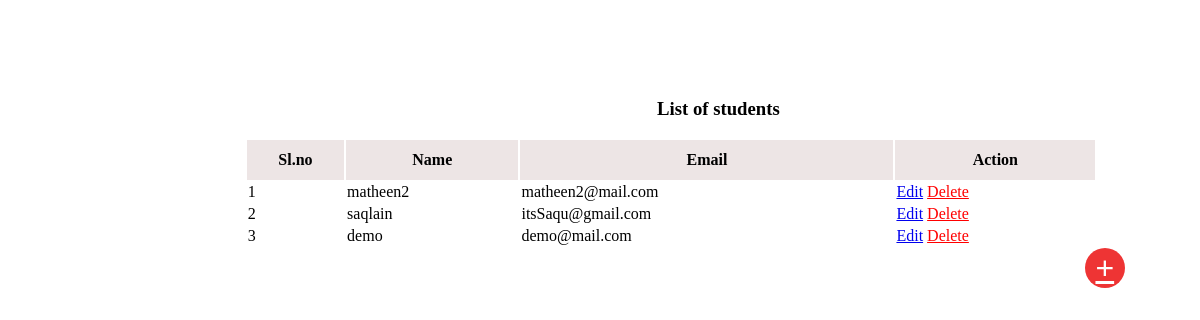
The page /admin/students.php (signed in) on the database as committed earlier.
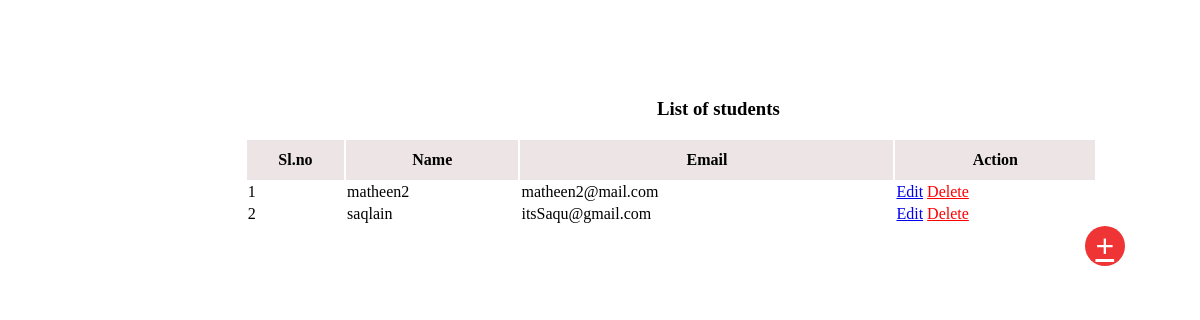
The same page on the database as committed later.
### tables this page shows
CREATE TABLE `student` (
  `stu_id` int(11) NOT NULL,
  `stu_name` varchar(255) NOT NULL,
  `stu_email` varchar(255) NOT NULL,
  `stu_pass` varchar(255) NOT NULL,
  `stu_img` text NOT NULL DEFAULT '../student/images/profileIMG/std1.jpg',
  `stu_occ` text NOT NULL DEFAULT 'Student'
);

### admin/students.php (the view, shortened to what this page needs)
<link rel="stylesheet" href="css/style2.css">
<?php
 if(isset($_SESSION['adminLogin'])){
    include_once("inc/db_con.php")
    ?>
    <div class="right">
        <h3>List of students</h3>
        <div class="course_table">
            <table>
                <tr>
                    <th>Sl.no</th>
                    <th>Name</th>
                    <th>Email</th>
                    <th>Action</th>
                </tr>
                <?php
                $i=1;
                $getCourse=$conn->prepare("SELECT * FROM student");
                $getCourse->setFetchMode(PDO::FETCH_ASSOC);
                $getCourse->execute();
                while($row=$getCourse->fetch()){
                    echo "
                    <tr>
                        <td>".$i++."</td>
                        <td>".$row['stu_name']."</td>
                        <td>".$row['stu_email']."</td>
                        <td>
                            <a href='inc/editStudent.php?id=".$row['stu_id']."' title='Edit'>Edit</a>
                            <a style='color:red' href='index.php?students&del_student=" . $row['stu_id'] . "' title='Delete'>Delete</a>
                        </td>
                    </tr>";
                }
                ?>
            </table>
        </div>
        <button class="addCbtn" name="addStuBtn"><a href="inc/addNewStudent.php">+</a></button>
    </div>
 <?php }
 else{
    header("location:../index.php");
 }
 ?>

Rows that differ between the two databases and show on the page:
removed student: stu_name "demo", stu_email "demo@mail.com"
